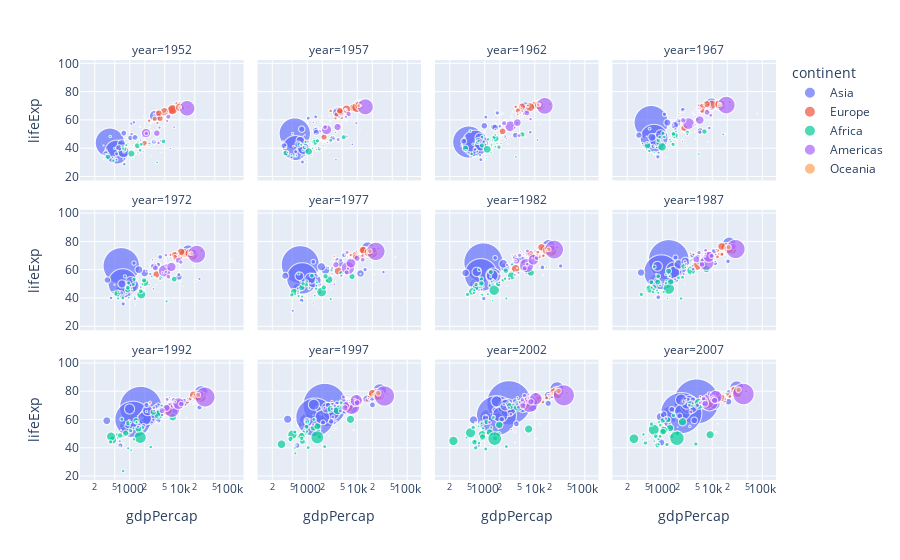

Notebook code cell kept with this figure:
### Code cell
px.scatter(df, x="gdpPercap", y="lifeExp", log_x=True, color="continent", size="pop", size_max=45, facet_col="year", facet_col_wrap=4, hover_data=df2007.columns, hover_name="country")
